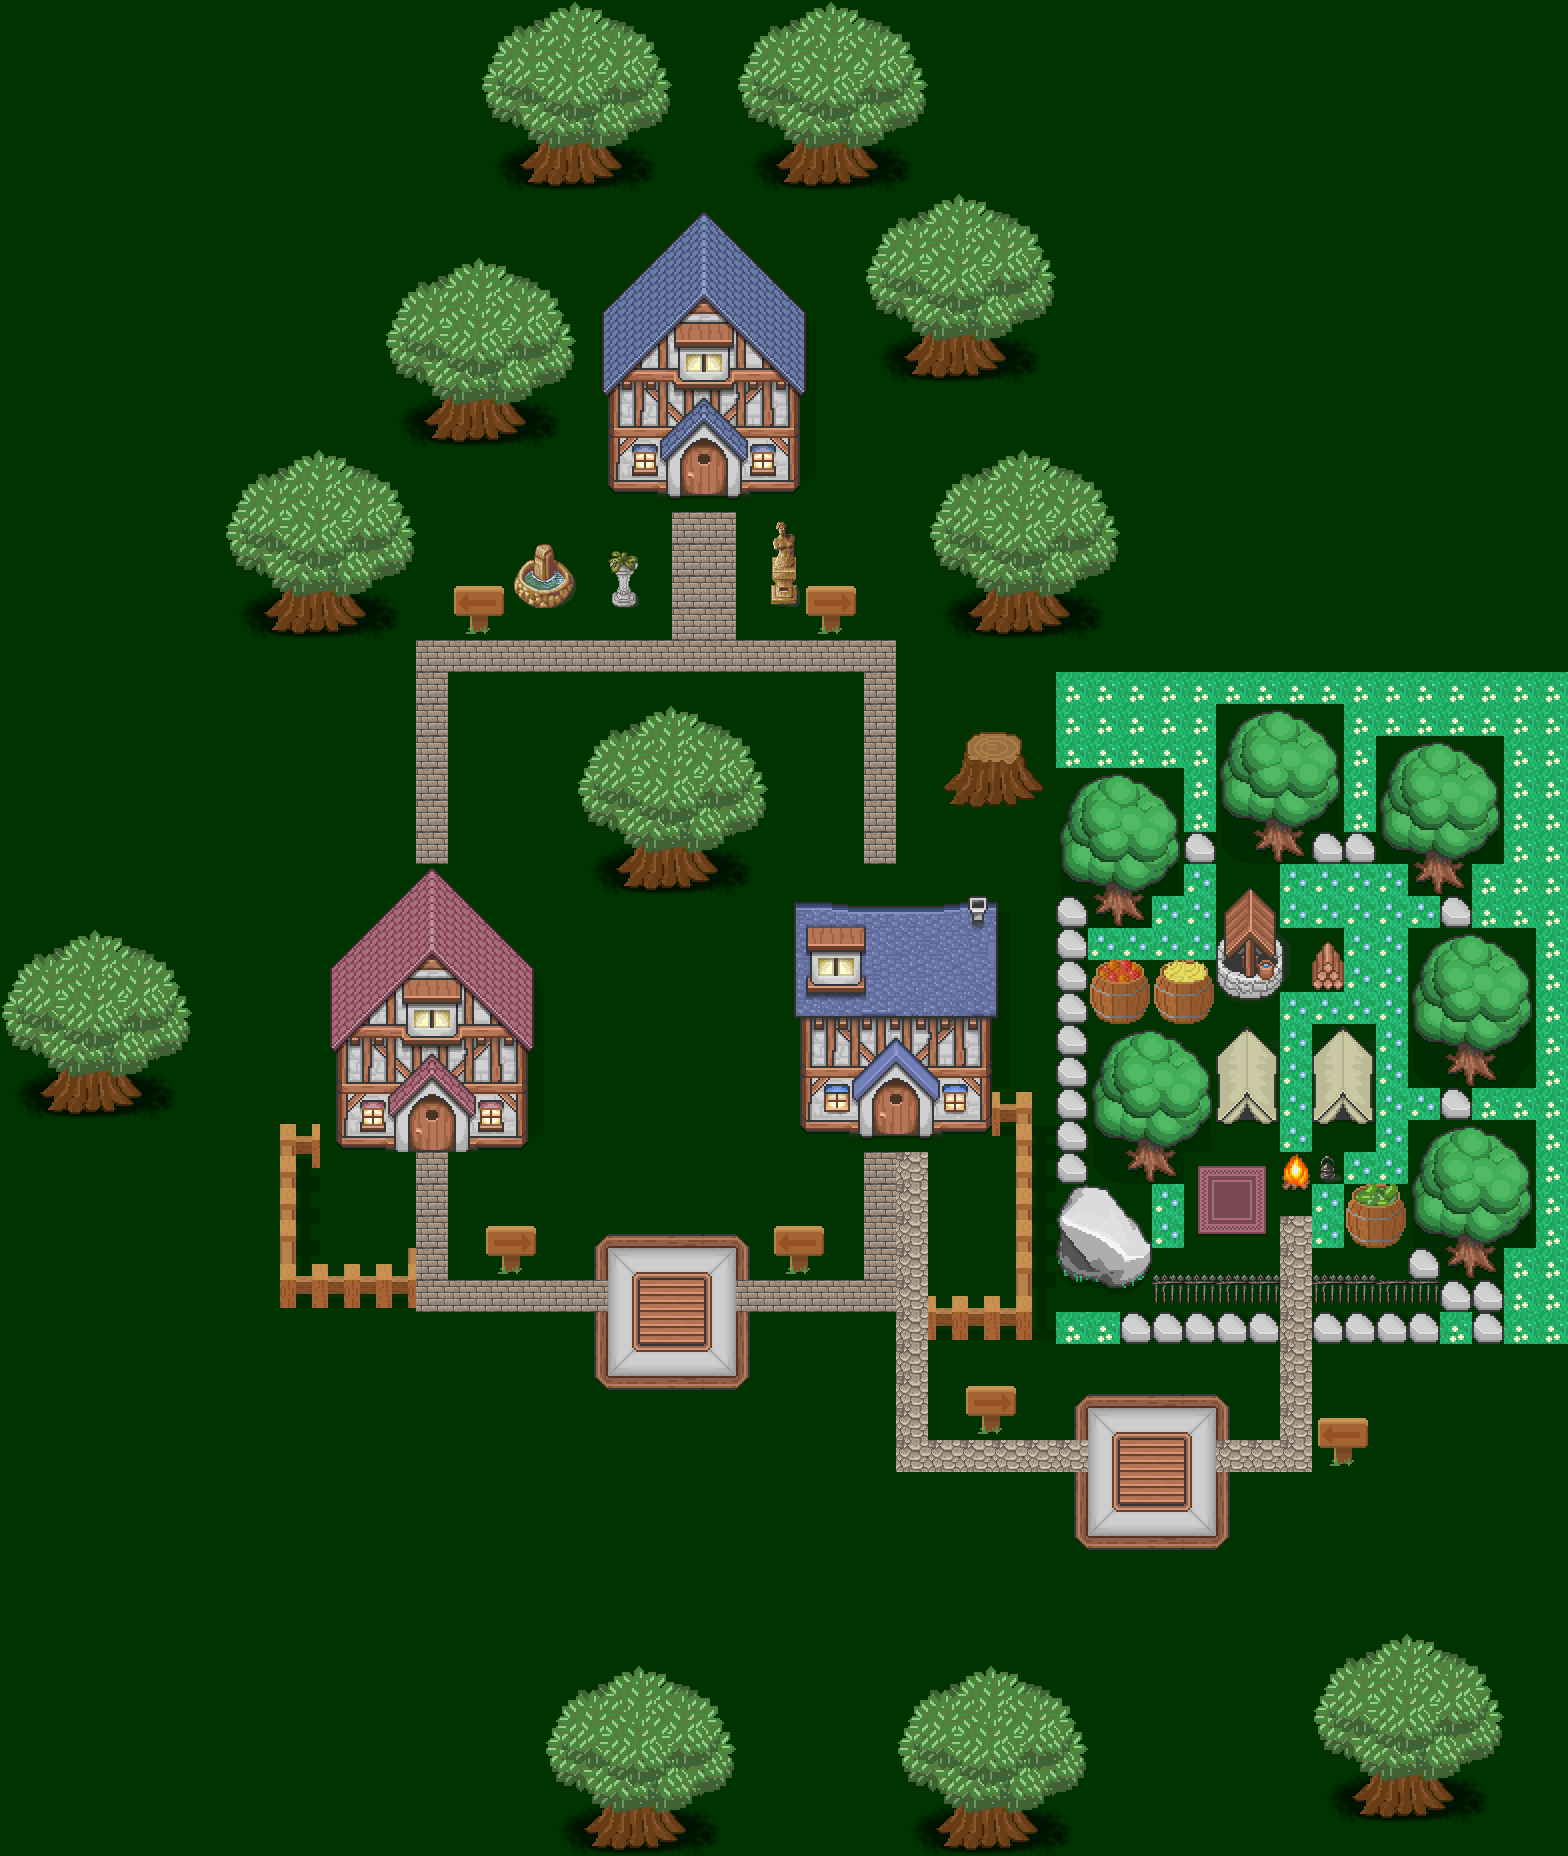

Rendered tile map (Tiled .tmx) drawn with the repository's tilesets; below, a short description and the map source with its tile grids summarised:
An orthogonal 49x58 tile map with 32x32 px tiles, 1 tile layer (Tile Layer 1), 3 tilesets and 4 objects.

<map version="1.2" tiledversion="1.2.1" orientation="orthogonal" renderorder="right-down" width="49" height="58" tilewidth="32" tileheight="32" infinite="0" backgroundcolor="#003300" nextlayerid="4" nextobjectid="9">
 <tileset firstgid="1" name="magecity" tilewidth="32" tileheight="32" tilecount="360" columns="8">
  <image source="tilesets/magecity.png" width="256" height="1450" />
 </tileset>
 <tileset firstgid="361" source="tilesets/tilesheet2.tsx" />
 <tileset firstgid="2321" source="tilesets/open_tileset_2x.tsx" />
 <layer id="3" name="Tile Layer 1" width="49" height="58">
  <data>[2842 cells, 1170 non-empty, 424 distinct tile ids]</data>
 </layer>
 <objectgroup id="2" name="Object Layer 1" locked="1" offsetx="13.3333" offsety="30.6667">
  <object id="5" x="363.83" y="805.167" width="150" height="19">
   <text wrap="1">B2B Company</text>
  </object>
  <object id="6" x="833.17" y="823.833" width="150" height="19">
   <text wrap="1">B2C Company</text>
  </object>
  <object id="7" x="552.17" y="1167.83" width="220" height="19">
   <text wrap="1">B2C Company - B2B Company Market</text>
  </object>
  <object id="8" x="807.83" y="389.167" width="120" height="19">
   <text wrap="1">Financial System</text>
  </object>
 </objectgroup>
</map>
